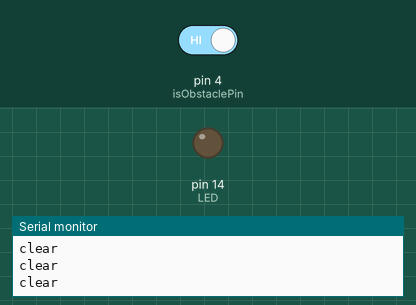
A sketch run on a simulated Arduino Uno, built with avr-gcc and run on an emulated ATmega328P. Parts: output pins drawn as LEDs (lit = HIGH), the last lines printed to the serial monitor. The inputs (shaded band) are chosen by the test bench; at power-on: pin 4 (isObstaclePin) HIGH.

Above: at 1.2 s.
1.3 s: pin 4 (isObstaclePin) driven LOW
At 2.2 s:
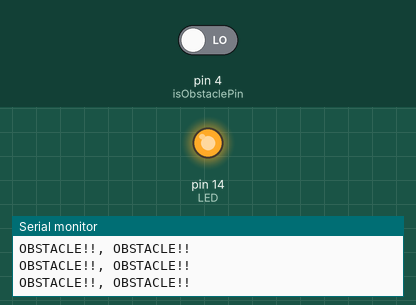
2.9 s: pin 4 (isObstaclePin) driven HIGH
At 3.5 s:
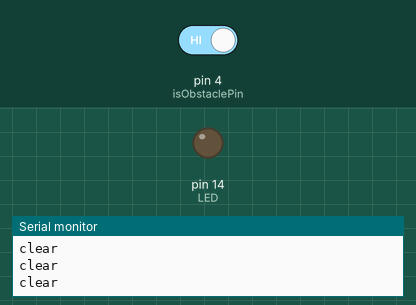
Timing chart, 0 to 5.9 s (numbered marks = the images above; inputs shaded):
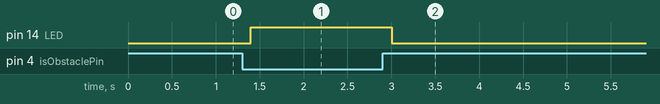

The sketch:

IR_SENSOR.ino
```cpp
int LED = 14; // Use the onboard Wemos LED
int isObstaclePin = 4;  // This is our input pin
int isObstacle = HIGH;  // HIGH MEANS NO OBSTACLE


void setup() {
  pinMode(LED, OUTPUT);//Declare LED as output
  pinMode(isObstaclePin, INPUT);//Declare input
  Serial.begin(115200);//setup baud rate
}


void loop() {
  //if IR sensor send LOW signal, LED ON
  isObstacle = digitalRead(isObstaclePin);
  if (isObstacle == LOW)
  {
    Serial.println("OBSTACLE!!, OBSTACLE!!");
    digitalWrite(LED, HIGH);
  }
  //if IR sensor send HIGH signal, LED OFF
  else
  {
    Serial.println("clear");
    digitalWrite(LED, LOW);
  }
  delay(200);
}
```

Measured:
- after the input at 1.3 s, pin 14 (LED): LOW → HIGH after 0.10 s
- after the input at 2.9 s, pin 14 (LED): HIGH → LOW after 0.10 s
